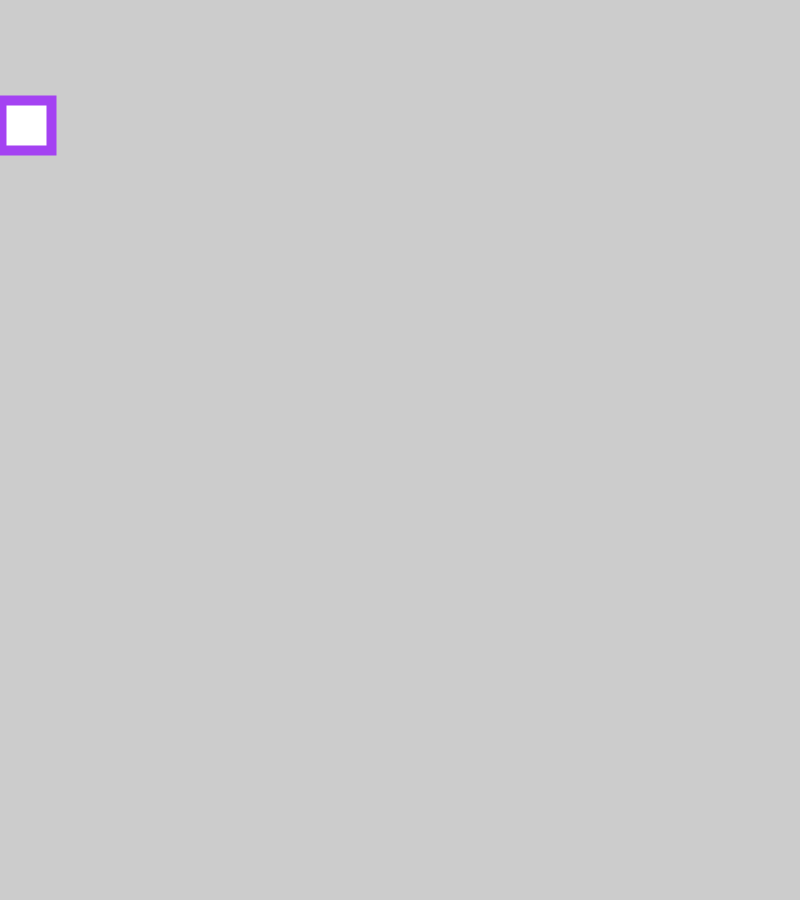
Frame 1 (no input)
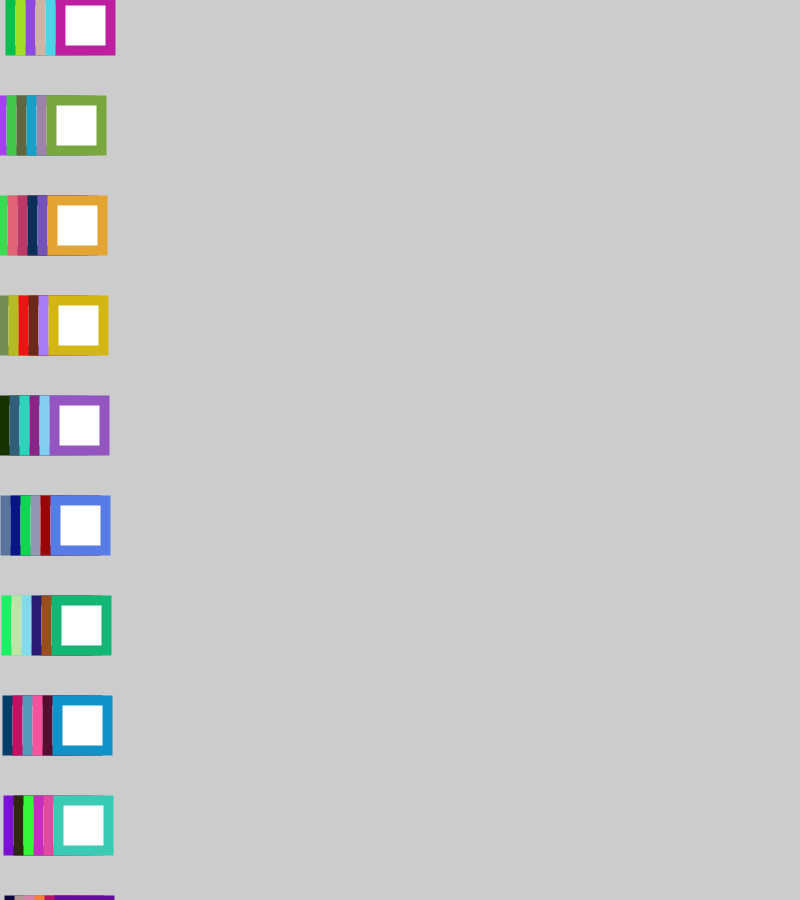
Frame 60 (the mouse pressed at the canvas centre just before this capture)
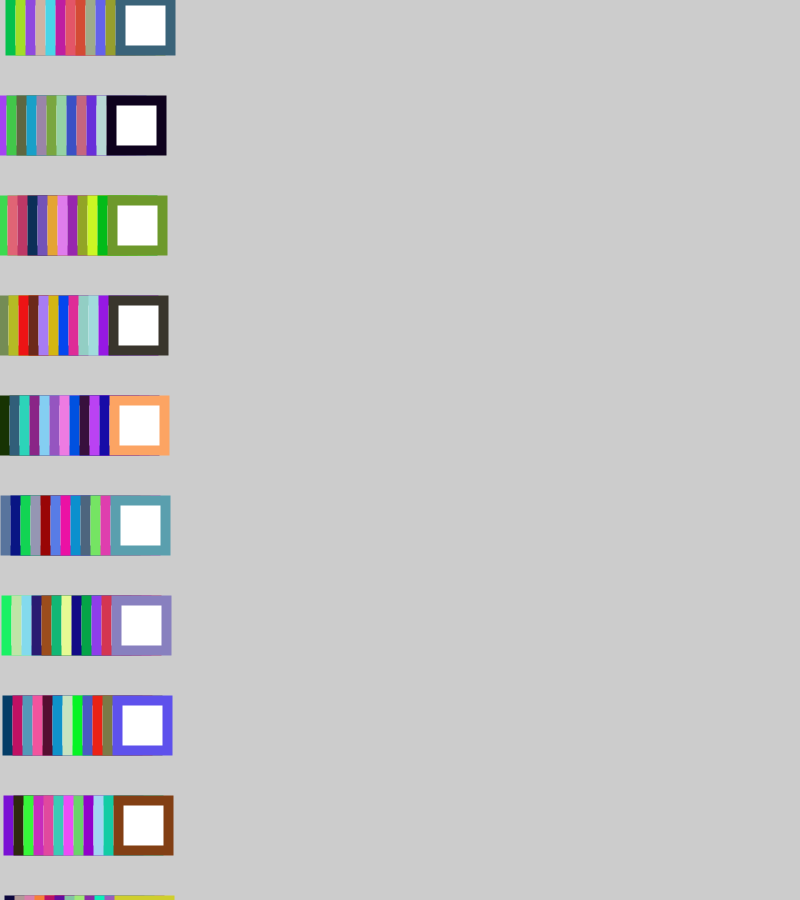
Frame 120 (the mouse held since frame 60 and released just before this capture)

The Processing sketch that drew these frames (run headless with seeded random() and noise(); from frame 60 on, the mouse is pressed at the canvas centre):

// Processing sketch: frameCount_y_modulo
// ── frameCount_y_modulo.pde
void setup() {
  size(800, 900);
}
void draw() {

  int fcx= frameCount;
  int fcy= frameCount%10*100;

  println (fcx);
  strokeWeight(10);
  stroke(random(255), random(255), random(255));
  rect(fcx, fcy, 50, 50);
}
